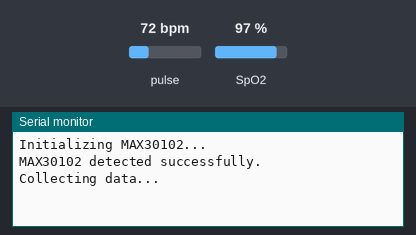
The sketch below on a simulated Arduino Uno, built with avr-gcc and run on an emulated ATmega328P. Shown: the last lines printed to the serial monitor. Inputs (shaded band) come from the test bench; at power-on: pulse 72 bpm, SpO2 97 %.

Above: at 1.2 s.
1.3 s: pulse set to 42 bpm
At 1.7 s:
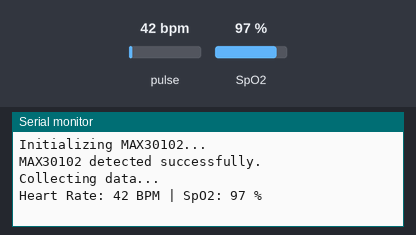
6.2 s: SpO2 set to 80 %
At 7.5 s:
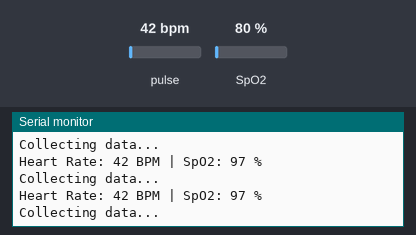
7.7 s: pulse set to 70 bpm
At 9.0 s:
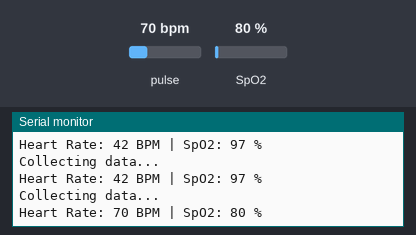

The sketch:

max30102_ir_read.ino
```cpp
#include <Wire.h>
#include "MAX30105.h"
#include "heartRate.h" // Library for heart rate & SpO2 calculations

MAX30105 particleSensor; // MAX30102 sensor object

// Buffer to store IR and Red LED values
#define MAX_SAMPLES 100 // Number of samples for calculation
uint32_t irBuffer[MAX_SAMPLES];  // Infrared LED readings
uint32_t redBuffer[MAX_SAMPLES]; // Red LED readings

int32_t spo2;           // SpO2 percentage
int8_t validSPO2;       // Validity check for SpO2
int32_t heartRate;      // Heart rate in BPM
int8_t validHeartRate;  // Validity check for heart rate

void setup() {
    Serial.begin(115200);
    Serial.println("Initializing MAX30102...");

    Wire.begin();

    if (!particleSensor.begin()) {
        Serial.println("MAX30102 not found. Check wiring.");
        while (1);
    }

    Serial.println("MAX30102 detected successfully.");

    // Configure sensor
    particleSensor.setup();
    particleSensor.setPulseAmplitudeRed(0xFF); // Max brightness
    particleSensor.setPulseAmplitudeIR(0xFF);
}

void loop() {
    Serial.println("Collecting data...");

    // Collect MAX_SAMPLES samples for SpO2 & Heart Rate calculations
    for (int i = 0; i < MAX_SAMPLES; i++) {
        while (!particleSensor.check()); // Wait for new data
        redBuffer[i] = particleSensor.getRed();  // Get Red LED value
        irBuffer[i] = particleSensor.getIR();    // Get IR LED value
    }

    // Calculate Heart Rate and SpO2
    maxim_heart_rate_and_oxygen_saturation(irBuffer, MAX_SAMPLES, redBuffer, &spo2, &validSPO2, &heartRate, &validHeartRate);

    // Display results
    Serial.print("Heart Rate: ");
    if (validHeartRate) Serial.print(heartRate);
    else Serial.print("Invalid");

    Serial.print(" BPM | SpO2: ");
    if (validSPO2) Serial.print(spo2);
    else Serial.print("Invalid");

    Serial.println(" %");

    delay(2000); // Wait before next reading
}
```

Measured:
- after the input at 1.3 s, the serial monitor: prints a new line after 0.06 s (image 1)
- after the input at 7.7 s, the serial monitor: prints a new line after 0.36 s (image 3)
